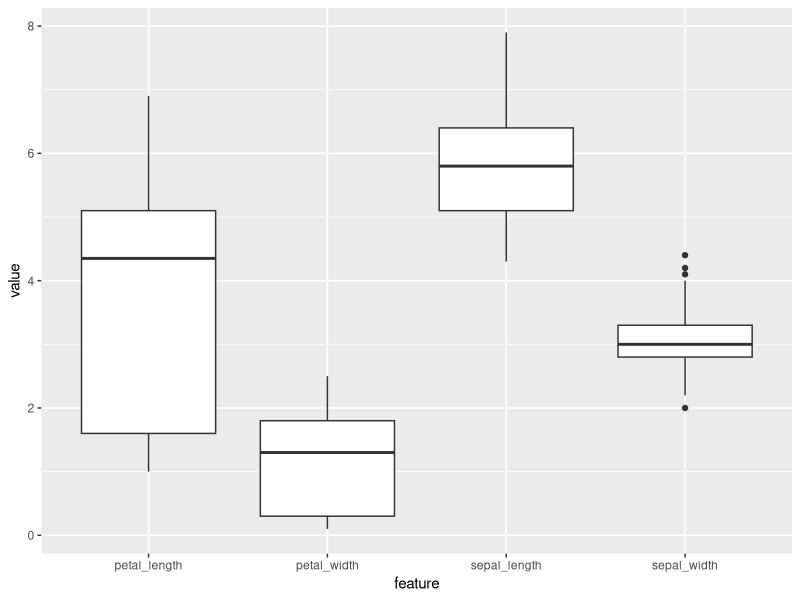
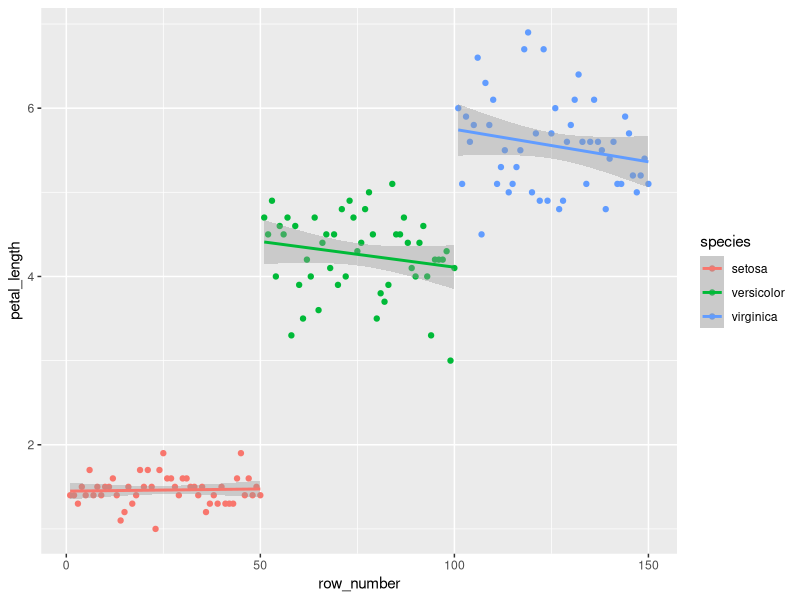

Generate these figures, in order, with R:
## ---- chunk 1
library(tidyverse)
knitr::opts_chunk$set(message=FALSE, warning=FALSE)
options(dplyr.width=Inf)
## ---- chunk 2
iris <- as_tibble(iris) %>% 
  rename(
    sepal_length=Sepal.Length,
    sepal_width=Sepal.Width,
    petal_length=Petal.Length,
    petal_width=Petal.Width,
    species=Species
    )
iris %>% head()
## ---- chunk 3
iris %>% 
  select(-species) %>% 
  gather(feature, value) %>% 
  ggplot(aes(x=feature, y=value)) + geom_boxplot()
## ---- chunk 4
iris %>%
  mutate(row_number=row_number()) %>%
  ggplot(aes(x=row_number, y=petal_length, color=species)) + 
    geom_point() + 
    geom_smooth(method="lm")
